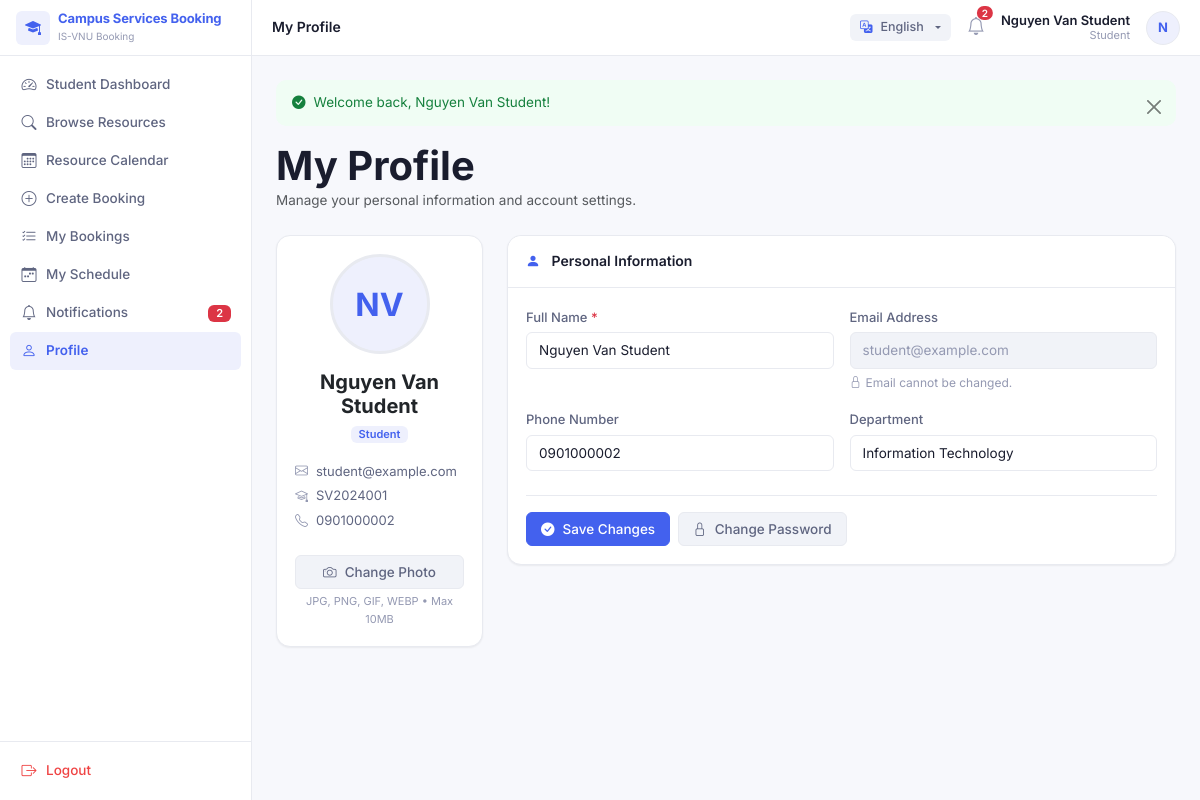
Page /index.php?page=profile (signed in) on the committed database.
### tables this page shows
CREATE TABLE users (
  id INT UNSIGNED AUTO_INCREMENT PRIMARY KEY,
  department_id INT UNSIGNED DEFAULT NULL,
  full_name VARCHAR(150) NOT NULL,
  username VARCHAR(80) NOT NULL UNIQUE,
  email VARCHAR(150) NOT NULL UNIQUE,
  password_hash VARCHAR(255) NOT NULL,
  phone VARCHAR(20) DEFAULT NULL,
  student_code VARCHAR(30) DEFAULT NULL UNIQUE,
  staff_code VARCHAR(30) DEFAULT NULL UNIQUE,
  avatar VARCHAR(255) DEFAULT NULL,
  status ENUM('active','inactive','suspended') NOT NULL DEFAULT 'active',
  created_at TIMESTAMP DEFAULT CURRENT_TIMESTAMP,
  updated_at TIMESTAMP DEFAULT CURRENT_TIMESTAMP ON UPDATE CURRENT_TIMESTAMP,
  FOREIGN KEY (department_id) REFERENCES departments(id) ON DELETE SET NULL,
  INDEX idx_users_status (status)
);

CREATE TABLE departments (
  id INT UNSIGNED AUTO_INCREMENT PRIMARY KEY,
  department_name VARCHAR(100) NOT NULL UNIQUE,
  description TEXT,
  created_at TIMESTAMP DEFAULT CURRENT_TIMESTAMP,
  updated_at TIMESTAMP DEFAULT CURRENT_TIMESTAMP ON UPDATE CURRENT_TIMESTAMP
);

### app/views/profile/index.php (the view, shortened to what the rows shown need)
<?php
$avatarUrl = !empty($user['avatar']) ? asset('avatars/' . $user['avatar']) : null;
$initials  = strtoupper(implode('', array_map(
    fn($w) => $w[0],
    array_slice(explode(' ', $user['full_name']), 0, 2)
)));
?>
<div class="mb-4">
  <h1 class="fw-bold mb-0">My Profile</h1>
</div>
<div class="row g-4">
  <div class="col-md-4 col-lg-3">
    <div class="card text-center">
      <div class="card-body py-4">
        <div class="mb-3 position-relative d-inline-block">
          <?php if ($avatarUrl): ?>
          <img src="<?= $avatarUrl ?>" alt="Avatar"
               class="rounded-circle"
               style="width:100px;height:100px;object-fit:cover;border:3px solid var(--border)">
          <?php else: ?>
          <div class="rounded-circle d-flex align-items-center justify-content-center fw-bold mx-auto"
               style="width:100px;height:100px;font-size:2rem;background:var(--primary-soft);color:var(--primary);border:3px solid var(--border)">
            <?= $initials ?>
          </div>
          <?php endif; ?>
        </div>
        <h5 class="fw-bold mb-1"><?= e($user['full_name']) ?></h5>
        <div class="mb-2">
          <span class="badge" style="background:var(--primary-soft);color:var(--primary);font-weight:600">
          </span>
        </div>
        <div class="d-flex flex-column gap-1 text-start mt-3" style="font-size:13px;color:var(--text-sub)">
          <div><i class="bi bi-envelope me-2" style="color:var(--text-muted)"></i><?= e($user['email']) ?></div>
          <?php if (!empty($user['student_code'])): ?>
          <div><i class="bi bi-mortarboard me-2" style="color:var(--text-muted)"></i><?= e($user['student_code']) ?></div>
          <?php endif; ?>
          <?php if (!empty($user['phone'])): ?>
          <div><i class="bi bi-telephone me-2" style="color:var(--text-muted)"></i><?= e($user['phone']) ?></div>
          <?php endif; ?>
        </div>
        <form method="POST" action="<?= route_url('profile', 'upload-avatar') ?>"
              enctype="multipart/form-data" class="mt-4">
          <label class="btn btn-light w-100" style="cursor:pointer">
          </label>
          <div class="form-text text-center mt-1" style="font-size:11px">JPG, PNG, GIF, WEBP &bull; Max 10MB</div>
        </form>
      </div>
    </div>
  </div>
  <div class="col-md-8 col-lg-9">
    <div class="card">
      <div class="card-body">
        <form method="POST" action="<?= route_url('profile', 'update') ?>">
          <div class="row g-3">
            <div class="col-md-6">
              <label class="form-label">Full Name <span class="text-danger">*</span></label>
              <input type="text" name="full_name" class="form-control"
                     value="<?= e($user['full_name']) ?>" required>
            </div>
            <div class="col-md-6">
              <label class="form-label">Email Address</label>
              <input type="email" class="form-control"
                     value="<?= e($user['email']) ?>"
                     style="background:var(--bg-muted);color:var(--text-muted)"
                     readonly>
              <div class="form-text"><i class="bi bi-lock me-1"></i>Email cannot be changed.</div>
            </div>
            <div class="col-md-6">
              <label class="form-label">Phone Number</label>
              <input type="tel" name="phone" class="form-control"
                     value="<?= e($user['phone'] ?? '') ?>"
                     placeholder="e.g. 0901234567">
            </div>
            <div class="col-md-6">
              <label class="form-label">Department</label>
              <select name="department_id" class="form-select">
                <?php foreach ($departments as $dept): ?>
                <option value="<?= $dept['id'] ?>"
                        <?= ($user['department_id'] ?? '') == $dept['id'] ? 'selected' : '' ?>>
                  <?= e($dept['department_name']) ?>
                </option>
                <?php endforeach; ?>
              </select>
            </div>
          </div>
        </form>
      </div>
    </div>
  </div>
</div>

### app/views/layouts/sidebar.php (shortened to what the rows shown need)
<?php
$role = Auth::primaryRole();
$user = Auth::user();
$unreadNotifications = 0;
if ($user) {
    $unreadNotifications = (new NotificationRepository())->countUnread((int) $user['id']);
}
?>
<nav id="sidebar" class="sidebar">
  <ul class="nav flex-column sidebar-nav" id="sidebarNav">
    <?php
    $groupId = 0;
    $inGroup = false;
    foreach ($navItems as $item):
        if (isset($item['group'])):
            if ($inGroup) echo '</ul></li>';
            $groupId++;
            $gid = 'sidebarGroup' . $groupId;
            $isOpen = 'true';
            $collapseClass = 'show';
            $inGroup = true;
    ?>
        <li class="nav-item sidebar-group-item">
          <a class="sidebar-group-toggle text-decoration-none"
             href="#<?= $gid ?>" data-bs-toggle="collapse" aria-expanded="<?= $isOpen ?>">
            <span class="sidebar-group-label-text"><?= e(__($item['group'])) ?></span>
            <i class="bi bi-chevron-down sidebar-chevron"></i>
          </a>
          <ul class="nav flex-column collapse <?= $collapseClass ?>" id="<?= $gid ?>">
    <?php
        else:
            $active = is_active_nav($item['page'], $item['action']);
    ?>
        <li class="nav-item">
          <a class="nav-link sidebar-link <?= $active ? 'active' : '' ?>" href="<?= route_url($item['page'], $item['action']) ?>">
            <i class="bi <?= e($item['icon']) ?>"></i><?= e(__($item['label'])) ?>
            <?php if ($item['page'] === 'notifications' && $unreadNotifications > 0): ?>
              <span class="badge bg-danger ms-auto"><?= $unreadNotifications ?></span>
            <?php endif; ?>
          </a>
        </li>
    <?php
        endif;
    endforeach;
    ?>
  </ul>
</nav>

### app/views/layouts/topbar.php (shortened to what the rows shown need)
<?php
$user = Auth::user();
$role = Auth::primaryRole();
$unreadNotifications = 0;
if ($user) {
    $unreadNotifications = (new NotificationRepository())->countUnread((int) $user['id']);
}
?>
<header class="topbar">
  <div class="d-flex align-items-center gap-3">
    <div class="dropdown">
      <button class="btn btn-sm btn-light border-0 dropdown-toggle d-flex align-items-center gap-2" type="button" id="langDropdown" data-bs-toggle="dropdown" aria-expanded="false">
      </button>
    </div>
    <a href="<?= route_url('notifications') ?>" class="position-relative text-decoration-none"
       style="color:var(--text-muted)" title="Notifications">
      <i class="bi bi-bell" style="font-size:18px"></i>
      <?php if ($unreadNotifications > 0): ?>
        <span class="position-absolute top-0 start-100 translate-middle badge rounded-pill bg-danger notification-badge">
          <?= $unreadNotifications ?>
        </span>
      <?php endif; ?>
    </a>
    <div class="d-none d-sm-flex flex-column text-end" style="line-height:1.2">
      <span class="fw-semibold" style="font-size:13px"><?= e($user['full_name'] ?? '') ?></span>
      <span style="font-size:11px;color:var(--text-muted)"><?= e(__($role)) ?></span>
    </div>
    <a href="<?= route_url('profile') ?>" class="avatar-circle text-decoration-none overflow-hidden p-0 d-flex align-items-center justify-content-center" title="Profile">
      <?php if (!empty($user['avatar'])): ?>
        <img src="<?= asset('avatars/' . $user['avatar']) ?>" alt="Avatar" style="width: 100%; height: 100%; object-fit: cover;">
      <?php else: ?>
        <?= strtoupper(substr($user['full_name'] ?? 'U', 0, 1)) ?>
      <?php endif; ?>
    </a>
  </div>
</header>

### rows in the picture
users: id "2", full_name "Nguyen Van Student", full_name "N", full_name "NV", email "student@example.com", student_code "SV2024001", phone "0901000002", department_id "Information Technology"

### other values in the picture
$displayName "Campus Services Booking"
__($item['label']) "Student Dashboard"
__($item['label']) "Browse Resources"
__($item['label']) "Resource Calendar"
__($item['label']) "Create Booking"
__($item['label']) "My Bookings"
__($item['label']) "My Schedule"
__($item['label']) "Notifications"
__($item['label']) "Profile"
__('Logout') "Logout"
__($title ?? '') "My Profile"
__($role) "Student"
$msg "Welcome back, Nguyen Van Student!"
$rolesList "Student"
